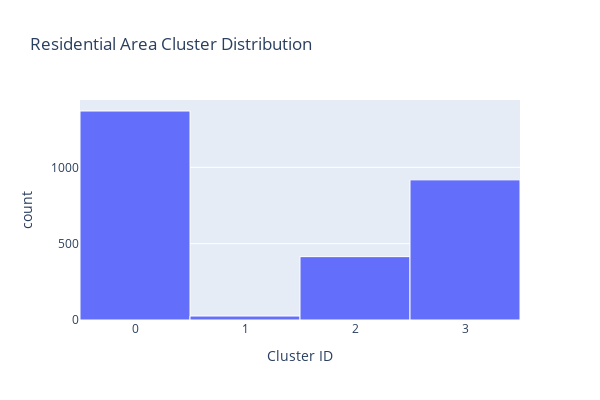

Source (notebook cell):
### Code cell
import plotly.express as px

fig = px.histogram(
    block_unit,
    x='cluster',
    nbins=4,
    title="Residential Area Cluster Distribution",
    labels={'cluster': 'Cluster ID', 'count': 'Number of Block'}
)
fig.update_traces(marker_line_color='white', marker_line_width=1)
fig.update_layout(width=600, height=400)
fig.show()

### Figure 1 — Plotly figure (JSON) as saved in the notebook; plotly's stock layout.template omitted (floating-point values rounded to 4 significant figures; data arrays with more than 128 entries replaced by an {"elided": "..."} marker saying what was removed)
{"data": [{"bingroup": "x", "hovertemplate": "Cluster ID=%{x}<br>count=%{y}<extra></extra>", "legendgroup": "", "marker": {"color": "#636efa", "line": {"color": "white", "width": 1}, "pattern": {"shape": ""}}, "name": "", "nbinsx": 4, "orientation": "v", "showlegend": false, "type": "histogram", "x": {"elided": "2728 int values"}, "xaxis": "x", "yaxis": "y"}], "layout": {"barmode": "relative", "height": 400, "legend": {"tracegroupgap": 0}, "title": {"text": "Residential Area Cluster Distribution"}, "width": 600, "xaxis": {"anchor": "y", "domain": [0, 1], "title": {"text": "Cluster ID"}}, "yaxis": {"anchor": "x", "domain": [0, 1], "title": {"text": "count"}}}}
